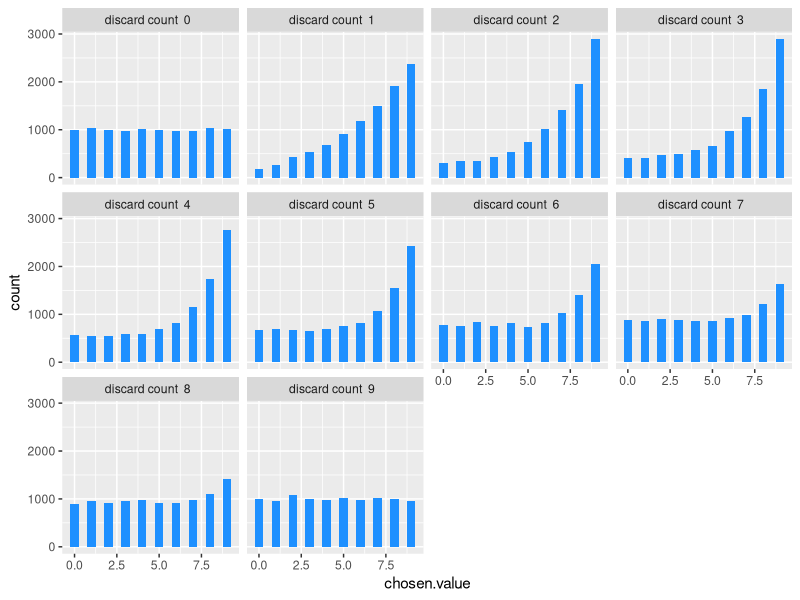

Recreate this plot in R.
#This is a script which runs the King's Jewels simulation as described
#at the Empty Pipes blog post @ http://emptypipes.org/2015/10/21/kings-jewels/
#Change the number of iterations as needed
#
#
#
#

require(reshape2)
require(ggplot2)

#User Inputs

  #simulate n times
  iterations <- 10000
  
  #discard counts that we want to go through.  0 to 9
  discards <- c(0:9)



#Function with simulates picking jewels as per the rules
simulateJewelPicking <- function(discardCount){
  #Get 10 random jewels
  jewelValues <- sample(0:9, 10, replace=T)
  jewelIDs <- 0:9
  jewels <- data.frame(jewelIDs, jewelValues)
  colnames(jewels) <- c('ID', 'value')
  
  
  #Look at and discard jewels, up to the discard count
  #Record the highest value seen
  #Record the current row we are on
  highestSeen <- -1
  rowIndex <- discardCount + 1
  if (discardCount > 0) {
    for (i in 1:discardCount) {
      currentValue <- jewels[i,2]
      rowIndex <- i + 1
      #print(paste('current value', currentValue, sep=' '))
      if (currentValue > highestSeen)
      {
        highestSeen <- currentValue
      }
    }
  }
  
  #print(paste('highest seen ' , highestSeen, sep=" "))
  
  #get a data frame of all jewels we have not look at yet
  leftOvers <- jewels[rowIndex:10,]
  leftOvers <- subset(leftOvers, leftOvers$value > highestSeen)
  
  #if there are no other jewels high than the last highest seen
  #the chosen jewel is the last jewel
  winner <- if (nrow(leftOvers) == 0) {
    jewels[10,2]
  } else {
    leftOvers[1,2]
  }
  
  
  #print(paste('chosen number ', as.character(winner), sep = ' '))


  return(winner)
}

#simulates picking jewels multiple times
simulateMultiplePickings <- function(discardCount, iterationCount){
  return(replicate(iterationCount, simulateJewelPicking(discardCount)))
}

#run a simulation against each discard scenario the same number of times
#get back a matrix
matrixSims <- mapply(simulateMultiplePickings, iterationCount=iterations, discardCount=discards)

#turn that matrix into a data frame
#each column represents a discard scenario
dfSims <- as.data.frame(matrixSims)
colnames(dfSims) <- discards

#Melt the data frame
meltSims <- melt(dfSims)
colnames(meltSims) <- c('discard.count', 'chosen.value')
meltSims$discard.count <- paste('discard count ', meltSims$discard.count, ' ') 

head(meltSims)

myPlot <- ggplot(meltSims, aes(x=chosen.value)) +
geom_histogram(binwidth=.5, fill='dodgerblue') +
facet_wrap(~ discard.count)

myPlot

